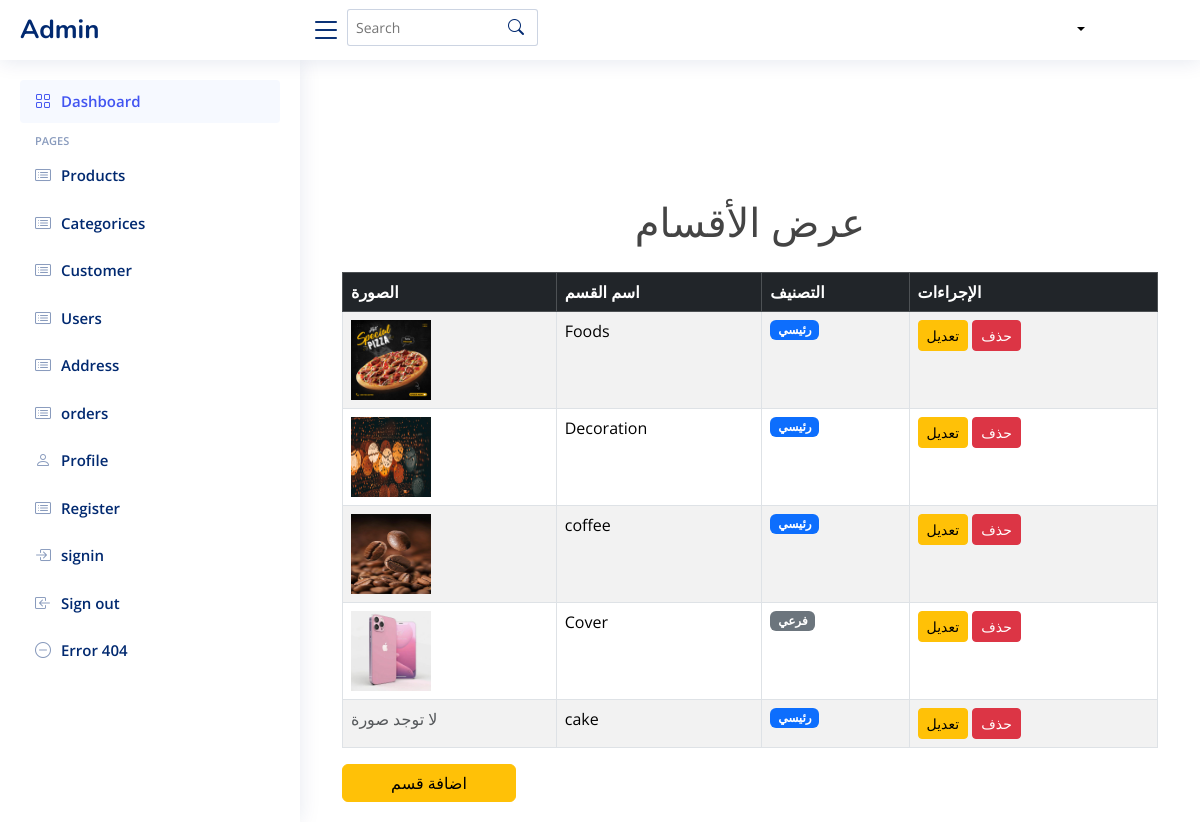
Page /showcate on the committed database.
### tables this page shows
CREATE TABLE category (
    id INTEGER PRIMARY KEY AUTOINCREMENT,
    name TEXT  NULL,
    parent_id INTEGER,
    image TEXT,
    FOREIGN KEY (parent_id) REFERENCES categories (id) ON DELETE SET NULL
);

### app.py (the view)
@app.route('/showcate')
def categories():
    conn = get_db_connection()
    cursor = conn.cursor()
    cursor.execute("SELECT * FROM category")
    categories = cursor.fetchall()
    conn.close()
    return render_template('admin/showcate.html', categories=categories)

### app.py (called while the page is built)
def get_db_connection():
    conn = sqlite3.connect('database/Eshop.db')
    conn.row_factory = sqlite3.Row
    return conn

### templates/admin/showcate.html
{%include 'admin/header.html'%}
  <main id="main" class="main">
    <div class="container mt-5">
        <h1 class="text-center mb-4">عرض الأقسام</h1>
        <table class="table table-bordered table-striped">
            <thead class="table-dark">
                <tr>
                    <th>الصورة</th>
                    <th>اسم القسم</th>
                    <th>التصنيف</th>
                    <th>الإجراءات</th>
                </tr>
            </thead>
            <tbody>
                {% for category in categories %}
                <tr>
                    <td>
                        {% if category['image'] %}
                            <img src="{{ category['image'] }}" alt="صورة {{ category['name'] }}" width="80" height="80">
                        {% else %}
                            <span class="text-muted">لا توجد صورة</span>
                        {% endif %}
                    </td>
                    <td>{{ category['name'] }}</td>
                    <td>
                        {% if category['parent_id'] %}
                            <span class="badge bg-secondary">فرعي</span>
                        {% else %}
                            <span class="badge bg-primary">رئيسي</span>
                        {% endif %}
                    </td>
                    <td>
                        <a href="{{ url_for('edit_category', category_id=category['id']) }}" class="btn btn-warning btn-sm">تعديل</a>
                        <a href="{{ url_for('delete_category', category_id=category['id']) }}" class="btn btn-danger btn-sm" onclick="return confirm('هل أنت متأكد من الحذف؟');">حذف</a>
                    </td>
                </tr>
                {% endfor %}
            </tbody>
        </table>
        <a href="{{ url_for('add_category') }}" class="btn btn-warning ps-5 pe-5">اضافة قسم</a>
    </div>
    </main>
</body>
</html>

### templates/admin/header.html (shortened to what this page needs)
<!DOCTYPE html>
<html lang="en">
<head>
<!DOCTYPE html>
<html lang="en">
<head>
  <link href="https://cdn.jsdelivr.net/npm/bootstrap@5.3.0/dist/css/bootstrap.min.css" rel="stylesheet">
  <link href="static/vendor/bootstrap/css/bootstrap.min.css" rel="stylesheet">
  <link href="static/vendor/bootstrap-icons/bootstrap-icons.css" rel="stylesheet">
  <link href="static/vendor/boxicons/css/boxicons.min.css" rel="stylesheet">
  <link href="static/vendor/quill/quill.snow.css" rel="stylesheet">
  <link href="static/vendor/quill/quill.bubble.css" rel="stylesheet">
  <link href="static/vendor/remixicon/remixicon.css" rel="stylesheet">
  <link href="static/vendor/simple-datatables/style.css" rel="stylesheet">
  <link rel="stylesheet" href="static/css/fontawesome.min.css">
  <link rel="stylesheet" href="static/css/fontawesome.css">
  <link rel="stylesheet" href="static/css/all.min.css">
  <link href="static/css/index.css" rel="stylesheet">
</head>
<body>
  <header id="header" class="header fixed-top d-flex align-items-center">
    <div class="d-flex align-items-center justify-content-between">
      <a href="{{ url_for('home') }}" class="logo d-flex align-items-center">
        <span class="d-none d-lg-block">Admin</span>
      </a>
      <i class="bi bi-list toggle-sidebar-btn"></i>
    </div>
    <div class="search-bar">
      <form class="search-form d-flex align-items-center" method="POST" action="#">
        <input type="text" name="query" placeholder="Search" title="Enter search keyword">
        <button type="submit" title="Search"><i class="bi bi-search"></i></button>
      </form>
    </div>
      <nav class="navbar">
    <div class=" pro-info nav-item dropdown drop  p-0 d-flex ">
      <a class="info nav-link dropdown-toggle" href="#" role="button" data-bs-toggle="dropdown" aria-expanded="false">
      </a>
    </div>
    </nav>
  </header>
  <aside id="sidebar" class="sidebar">
    <ul class="sidebar-nav" id="sidebar-nav">
      <li class="nav-item">
        <a class="nav-link " href="{{url_for('home')}}">
          <i class="bi bi-grid"></i>
          <span>Dashboard</span>
        </a>
      </li>
      <li class="nav-heading">Pages</li>
      <li class="nav-item">
        <a class="nav-link collapsed" href="{{ url_for('show_product')}}">
          <i class="bi bi-card-list"></i>
          <span>Products</span>
        </a>
        </li>
        <li class="nav-item">
        <a class="nav-link collapsed" href="{{ url_for('categories') }}">
          <i class="bi bi-card-list"></i>
          <span>Categorices</span>
        </a>
      </li>
        <li class="nav-item">
        <a class="nav-link collapsed" href="{{url_for('show_seller')}}">
          <i class="bi bi-card-list"></i>
          <span>Customer</span>
        </a>
        </li>
      <li class="nav-item">
        <a class="nav-link collapsed" href="customer.html">
          <i class="bi bi-card-list"></i>
          <span>Users</span>
        </a>
      </li>
      <li class="nav-item">
        <a class="nav-link collapsed" href="address.html">
          <i class="bi bi-card-list"></i>
          <span>Address</span>
        </a>
      </li>
      <li class="nav-item">
        <a class="nav-link collapsed" href="orders.html">
          <i class="bi bi-card-list"></i>
          <span>orders</span>
        </a>
      </li>
      <li class="nav-item">
        <a class="nav-link collapsed" href="profile.html">
          <i class="bi bi-person"></i>
          <span>Profile</span>
        </a>
      </li>
      <li class="nav-item">
        <a class="nav-link collapsed" href="signup.html">
          <i class="bi bi-card-list"></i>
          <span>Register</span>
        </a>
      </li>
      <li class="nav-item">
        <a class="nav-link collapsed" href="signin.html">
          <i class="bi bi-box-arrow-in-right"></i>
          <span>signin</span>
        </a>
      </li>
      <li class="nav-item">
        <a class="nav-link collapsed" href="logout.html">
          <i class="bi bi-box-arrow-in-left"></i>
          <span>Sign out</span>
        </a>
      </li>
      <li class="nav-item">
        <a class="nav-link collapsed" href="pages-error-404.html">
          <i class="bi bi-dash-circle"></i>
          <span>Error 404</span>
        </a>
      </li>
    </ul>
  </aside>

### static/css/index.css (style rules this page uses)
:root { scroll-behavior: smooth; }
body { font-family: "Open Sans", sans-serif; background: #ffffff; color: #444444; }
a { color: #000; text-decoration: none; }
h1, h2, h3, h4, h5, h6 { font-family: "Nunito", sans-serif; }
.navbar { padding: 10px; background-color: #ffffff; margin-left: 500px; }
.navbar a, .navbar a:focus { display: flex; align-items: center; justify-content: space-between; padding: 5px 15px 7px 15px; margin-left: 5px; font-size: 14px; color: #000; white-space: nowrap; transition: 0.3s; border-radius: 50px; }
#main { margin-top: 60px; padding: 20px 30px; transition: all 0.3s; }
.logo { line-height: 1; }
@media (min-width: 1200px) { .logo { width: 280px; } }
.logo span { font-size: 26px; font-weight: 700; color: #012970; font-family: "Nunito", sans-serif; }
.header { transition: all 0.5s; z-index: 997; height: 60px; box-shadow: 0px 2px 20px rgba(1, 41, 112, 0.1); background-color: #fff; padding-left: 20px; }
.header .toggle-sidebar-btn { font-size: 32px; padding-left: 10px; cursor: pointer; color: #012970; }
.header .search-bar { margin-top: 10px; padding: 0 5px; }
.header .search-form { width: 100%; }
.header .search-form input { border: 0; font-size: 14px; color: #012970; border: 1px solid rgba(1, 41, 112, 0.2); padding: 7px 38px 7px 8px; border-radius: 3px; transition: 0.3s; width: 100%; }
.header .search-form button { border: 0; padding: 0; margin-left: -30px; background: none; }
.header .search-form button i { color: #012970; }
.sidebar { position: fixed; top: 60px; left: 0; bottom: 0; width: 300px; z-index: 996; transition: all 0.3s; padding: 20px; overflow-y: auto; scrollbar-width: thin; scrollbar-color: #aab7cf transparent; box-shadow: 0px 0px 20px rgba(1, 41, 112, 0.1); background-color: #fff; }
@media (min-width: 1200px) { #main, #footer { margin-left: 300px; } }
.sidebar-nav { padding: 0; margin: 0; list-style: none; }
.sidebar-nav li { padding: 0; margin: 0; list-style: none; }
.sidebar-nav .nav-item { margin-bottom: 5px; }
.sidebar-nav .nav-heading { font-size: 11px; text-transform: uppercase; color: #899bbd; font-weight: 600; margin: 10px 0 5px 15px; }
.sidebar-nav .nav-link { display: flex; align-items: center; font-size: 15px; font-weight: 600; color: #4154f1; transition: 0.3; background: #f6f9ff; padding: 10px 15px; border-radius: 4px; }
.sidebar-nav .nav-link i { font-size: 16px; margin-right: 10px; color: #4154f1; }
.sidebar-nav .nav-link.collapsed { color: #012970; background: #fff; }
.sidebar-nav .nav-link.collapsed i { color: #899bbd; }
input { padding: 5px; margin: 0; border: 1px solid #ccc; border-radius: 10px; }
a { color: #fff; }

### rows in the picture
category: shows a picture, name "Foods", parent_id "رئيسي"
category: shows a picture, name "Decoration", shows "رئيسي"
category: shows a picture, name "coffee", parent_id "رئيسي"
category: shows a picture, name "Cover", parent_id "فرعي"
category: shows "لا توجد صورة", name "cake", shows "رئيسي"
